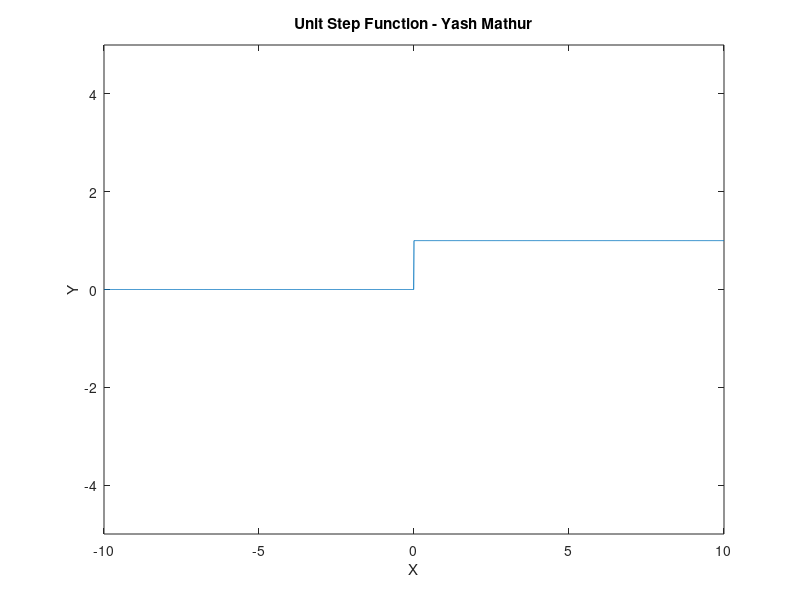

Recreate this plot in MATLAB.
x=[-10:0.01:10];
y=zeros(1,length(x));
x
y
n=length(x);
for i=1:n
    if(x(i)>=0)
        y(i)=1;
    else
        y(i)=0;
    end
end
plot(x,y)
xlim([-10 10])
ylim([-5 5])
xlabel('X');
ylabel('Y');
title('Unit Step Function - Yash Mathur');